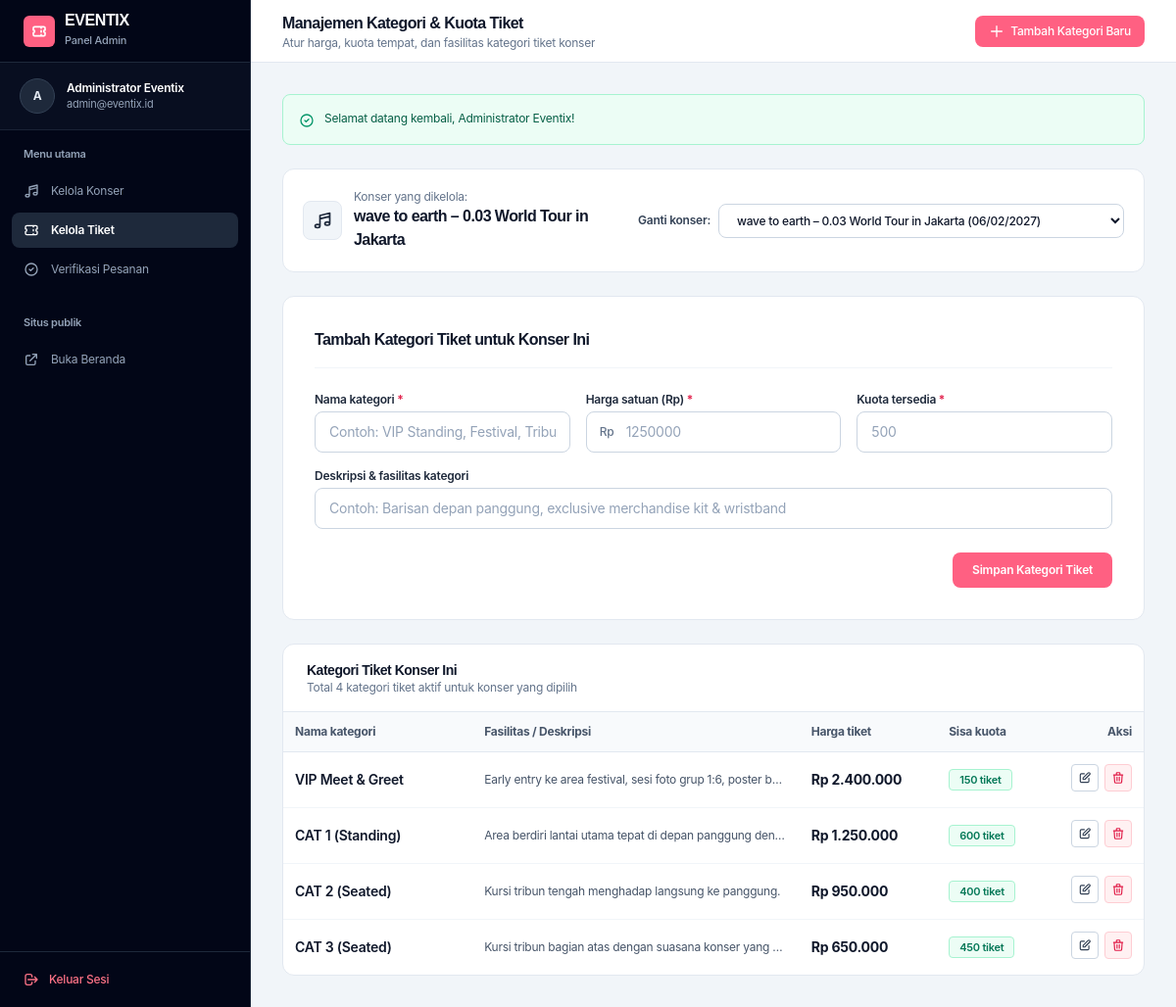
The app's page /admin/tickets.php?id_event=14 (signed in), older data.
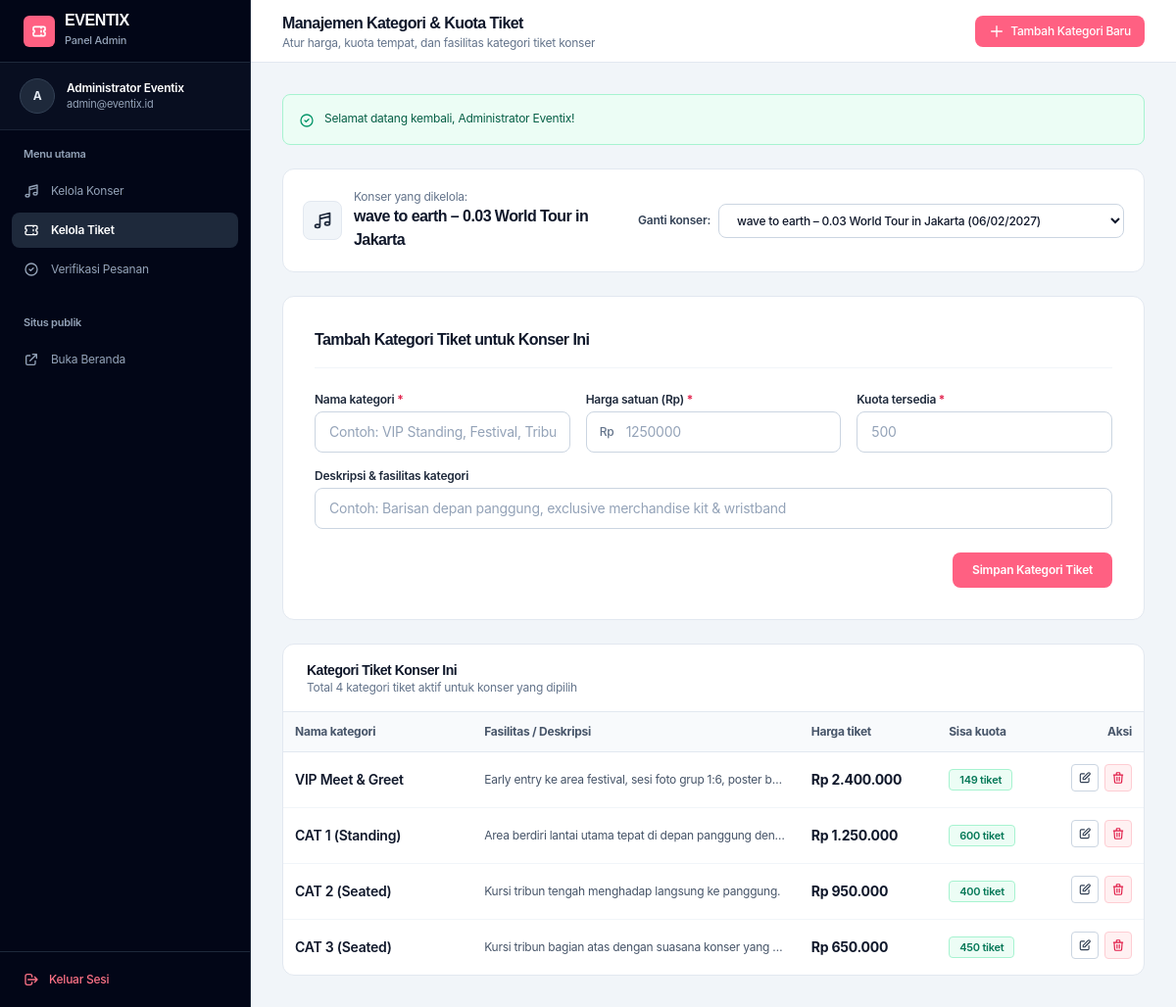
The same page, newer data.
### tables this page shows
CREATE TABLE `event` (
  `id_event` int(11) NOT NULL AUTO_INCREMENT,
  `venue` varchar(150) NOT NULL,
  `nama_event` varchar(150) NOT NULL,
  `tanggal_event` date NOT NULL,
  `jam_event` time NOT NULL,
  `pengisi_acara` varchar(255) NOT NULL,
  `deskripsi` text DEFAULT NULL,
  `poster` varchar(255) DEFAULT NULL,
  `created_at` timestamp NULL DEFAULT current_timestamp(),
  PRIMARY KEY (`id_event`)
);

CREATE TABLE `tiket` (
  `id_tiket` int(11) NOT NULL AUTO_INCREMENT,
  `id_event` int(11) NOT NULL,
  `kategori` varchar(50) NOT NULL,
  `deskripsi` text DEFAULT NULL,
  `kuota_tersedia` int(11) NOT NULL DEFAULT 0,
  `harga` decimal(12,2) NOT NULL,
  PRIMARY KEY (`id_tiket`),
  KEY `fk_tiket_event` (`id_event`),
  CONSTRAINT `fk_tiket_event` FOREIGN KEY (`id_event`) REFERENCES `event` (`id_event`) ON DELETE CASCADE
);

### config/app.php (called while the page is built, shortened)
<?php
function url(string $path = ''): string
{
    $cleanPath = ltrim($path, '/');
    return BASE_URL . ($cleanPath !== '' ? '/' . $cleanPath : '');
}
function asset(string $path = ''): string
{
    $cleanPath = ltrim($path, '/');
    $fileSystemPath = __DIR__ . '/../assets/' . $cleanPath;
    $version = file_exists($fileSystemPath) ? '?v=' . filemtime($fileSystemPath) : '';
    return url('assets/' . $cleanPath) . $version;
}
function formatRupiah(float|int|string $angka): string
{
    $numeric = (float)$angka;
    return 'Rp ' . number_format($numeric, 0, ',', '.');
}

### admin/tickets.php (the view, shortened to what the rows shown need)
<?php
require_once __DIR__ . '/../config/app.php';
$selectedEventId = filter_input(INPUT_GET, 'id_event', FILTER_VALIDATE_INT) ?: 0;
try {
    $stmtEvents = $pdo->query("SELECT id_event, nama_event, tanggal_event, venue FROM event ORDER BY tanggal_event ASC");
    $allEvents = $stmtEvents->fetchAll(PDO::FETCH_ASSOC);
    $selectedEvent = null;
    foreach ($allEvents as $ev) {
        if ((int)$ev['id_event'] === $selectedEventId) {
            $selectedEvent = $ev;
            break;
        }
    }
    $tickets = [];
    if ($selectedEventId > 0) {
        $stmtTickets = $pdo->prepare("SELECT * FROM tiket WHERE id_event = :id ORDER BY harga DESC");
        $stmtTickets->execute([':id' => $selectedEventId]);
        $tickets = $stmtTickets->fetchAll(PDO::FETCH_ASSOC);
    }
} catch (PDOException $e) {
    error_log("[Admin Tickets Error] " . $e->getMessage());
    $allEvents = [];
    $tickets = [];
}
?>
<!DOCTYPE html>
<html lang="id" class="h-full">
<head>
    <script src="https://cdn.tailwindcss.com"></script>
    <link rel="stylesheet" href="<?= asset('css/style.css') ?>">
</head>
<body class="h-full flex bg-slate-100 text-slate-900 antialiased">
    <div class="flex-1 flex flex-col min-w-0 overflow-y-auto">
        <header class="h-16 bg-white border-b border-slate-200 px-4 sm:px-6 lg:px-8 flex items-center justify-between shrink-0 sticky top-0 z-30 gap-3">
            <div class="flex items-center gap-3 min-w-0">
                <div class="min-w-0">
                    <h1 class="text-sm sm:text-base font-bold text-slate-900 font-heading truncate">Manajemen Kategori & Kuota Tiket</h1>
                </div>
            </div>
        </header>
        <main class="p-4 sm:p-6 lg:p-8 space-y-6 max-w-7xl w-full mx-auto">
            <div class="bg-white rounded-xl p-5 border border-slate-200 shadow-xs flex flex-col sm:flex-row sm:items-center justify-between gap-4">
                <div class="flex items-center gap-3">
                    <div>
                        <span class="text-xs text-slate-500 block">Konser yang dikelola:</span>
                        <h2 class="text-base font-bold text-slate-900 font-heading">
                            <?= htmlspecialchars($selectedEvent['nama_event'] ?? 'Pilih Konser', ENT_QUOTES, 'UTF-8') ?>
                        </h2>
                    </div>
                </div>
            </div>
            <div class="bg-white rounded-xl border border-slate-200 shadow-xs overflow-hidden">
                <div class="w-full overflow-x-auto lg:overflow-hidden">
                    <table class="w-full min-w-[620px] lg:min-w-0 lg:table-fixed text-left border-collapse text-xs">
                        <thead>
                            <tr class="bg-slate-50 border-b border-slate-200 text-slate-600 font-semibold">
                                <th class="py-3 px-3 w-[22%]">Nama kategori</th>
                                <th class="py-3 px-3 w-[38%]">Fasilitas / Deskripsi</th>
                                <th class="py-3 px-3 w-[16%]">Harga tiket</th>
                                <th class="py-3 px-3 w-[12%]">Sisa kuota</th>
                                <th class="py-3 px-3 w-[12%] text-right">Aksi</th>
                            </tr>
                        </thead>
                        <tbody class="divide-y divide-slate-100">
                            <?php if (empty($tickets)): ?>
                                <tr>
                                    <td colspan="5" class="py-8 text-center text-slate-400 italic">Belum ada kategori tiket untuk konser ini. Silakan tambahkan pada formulir di atas.</td>
                                </tr>
                            <?php else: ?>
                                <?php foreach ($tickets as $t):
                                    $idT = (int)$t['id_tiket'];
                                    $quota = (int)$t['kuota_tersedia'];
                                ?>
                                    <tr class="hover:bg-slate-50/75 transition-colors">
                                        <td class="py-3 px-3 font-semibold text-slate-900 text-sm truncate">
                                            <?= htmlspecialchars($t['kategori'], ENT_QUOTES, 'UTF-8') ?>
                                        </td>
                                        <td class="py-3 px-3 text-slate-600 truncate" title="<?= htmlspecialchars($t['deskripsi'] ?? '', ENT_QUOTES, 'UTF-8') ?>">
                                            <?= !empty($t['deskripsi']) ? htmlspecialchars($t['deskripsi'], ENT_QUOTES, 'UTF-8') : '-' ?>
                                        </td>
                                        <td class="py-3 px-3 whitespace-nowrap font-bold text-slate-900 text-sm">
                                            <?= formatRupiah($t['harga']) ?>
                                        </td>
                                        <td class="py-3 px-3 whitespace-nowrap">
                                            <?php if ($quota <= 0): ?>
                                                <span class="inline-block px-2.5 py-0.5 rounded text-[11px] font-semibold bg-rose-50 text-rose-700 border border-rose-200">
                                                    Habis
                                                </span>
                                            <?php elseif ($quota <= 50): ?>
                                                <span class="inline-block px-2.5 py-0.5 rounded text-[11px] font-semibold bg-amber-50 text-amber-700 border border-amber-200">
                                                    <?= number_format($quota, 0, ',', '.') ?> tersisa
                                                </span>
                                            <?php else: ?>
                                                <span class="inline-block px-2.5 py-0.5 rounded text-[11px] font-semibold bg-emerald-50 text-emerald-700 border border-emerald-200">
                                                    <?= number_format($quota, 0, ',', '.') ?> tiket
                                                </span>
                                            <?php endif; ?>
                                        </td>
                                        <td class="py-3 px-3 text-right whitespace-nowrap">
                                            <div class="inline-flex items-center justify-end gap-1.5">
                                                <a href="<?= url('admin/tickets.php?id_event=' . $selectedEventId . '&edit=' . $idT . '#form-tiket') ?>"
                                                   class="p-1.5 rounded border border-slate-300 hover:bg-slate-100 text-slate-700 transition-colors"
                                                   title="Edit Kategori">
                                                    <svg class="w-3.5 h-3.5" fill="none" stroke="currentColor" viewBox="0 0 24 24">
                                                        <path stroke-linecap="round" stroke-linejoin="round" stroke-width="2" d="M11 5H6a2 2 0 00-2 2v11a2 2 0 002 2h11a2 2 0 002-2v-5m-1.414-9.414a2 2 0 112.828 2.828L11.828 15H9v-2.828l8.586-8.586z" />
                                                    </svg>
                                                </a>
                                                <form action="<?= url('actions/admin_ticket_delete.php') ?>"
                                                      method="POST"
                                                      onsubmit="return confirm('Apakah Anda yakin ingin menghapus kategori tiket \'<?= htmlspecialchars(addslashes($t['kategori']), ENT_QUOTES, 'UTF-8') ?>\'?');"
                                                      class="inline">
                                                    <button type="submit"
                                                            class="p-1.5 rounded border border-rose-200 bg-rose-50 hover:bg-rose-100 text-rose-600 transition-colors"
                                                            title="Hapus Kategori">
                                                        <svg class="w-3.5 h-3.5" fill="none" stroke="currentColor" viewBox="0 0 24 24">
                                                            <path stroke-linecap="round" stroke-linejoin="round" stroke-width="2" d="M19 7l-.867 12.142A2 2 0 0116.138 21H7.862a2 2 0 01-1.995-1.858L5 7m5 4v6m4-6v6m1-10V4a1 1 0 00-1-1h-4a1 1 0 00-1 1v3M4 7h16" />
                                                        </svg>
                                                    </button>
                                                </form>
                                            </div>
                                        </td>
                                    </tr>
                                <?php endforeach; ?>
                            <?php endif; ?>
                        </tbody>
                    </table>
                </div>
            </div>
        </main>
    </div>
</body>
</html>

Row changes from the older to the newer data that the page shows:
changed tiket "VIP Meet & Greet": kuota_tersedia "150" → "149"
